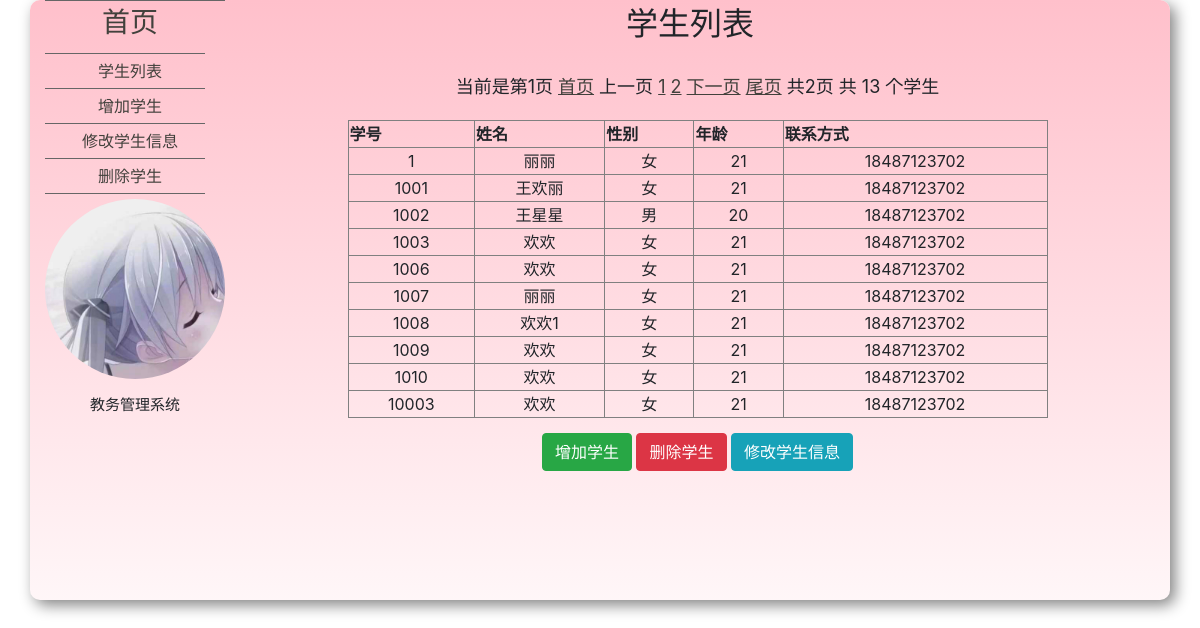
Screenshot of /article/stuindex.php with the database file from the repository.
### tables this page shows
CREATE TABLE IF NOT EXISTS `student` (
  `id` int(15) NOT NULL COMMENT 'id',
  `passwd` varchar(20) NOT NULL COMMENT '密码',
  `sno` int(15) NOT NULL,
  `name` varchar(30) NOT NULL,
  `sex` varchar(2) DEFAULT NULL,
  `age` int(10) DEFAULT NULL,
  `phone` varchar(25) NOT NULL,
  PRIMARY KEY (`sno`)
);

### www/public/pre_page.php (called while the page is built, shortened)
<?php
class pre_page {
	var $npage;
	function pre_page($npagex, $n, $size) {
		if($npagex>ceil($n/$size))
			$this->npage=ceil($n/$size);
		else
			$this->npage=$npagex;
	}
	function npage() {
		return $this->npage;
	}
}
?>

### www/article/stuindex.php (the view, shortened to what this page needs)
<?php
	include_once "../public/conn.php";
	include_once "../public/pre_page.php";
	include_once "../public/navi_page.php";
?>
<!doctype html>
<html>
<head>
<link rel="stylesheet" href="../public/css/index.css">
<link rel="stylesheet" href="../public/css/bootstrap.css">
</head>
<body>
<div class="container">
	<div class="sidebar1">
    	<ul class="nav">
        	<li><a href="./index.php"><h3>首页</h3></a></li>
        	<li><a href="./stuindex.php">学生列表</a></li>
        	<li><a href="../operation/stuadd.php">增加学生</a></li>
	    	<li><a href="../operation/modify.php">修改学生信息</a></li>
        	<li><a href="../operation/studelete.php">删除学生</a></li>
    	</ul>
		<div>
		<div class="mytitle">
			<img src="../public/img/头像.jpg" alt="" style = "width: 180px;height: 180px;">
		</div>
		<div>
			<ul>
			<h2 style="font-size: 15px;text-align: center;padding-top: 17px;">
			教务管理系统
    		</h2>
		</div>
	</div>
</div>
<div class="content1">
		<h2 align="center">学生列表</h2>
<div class="stufanye">
<?php
	$tbsql = "select count(*) from student";
	$result = mysqli_query($conn, $tbsql);
	$row = mysqli_fetch_row($result);
	$num = $row[0];
	$pagesize=10;
	$npage=isset($_GET['page'])?$_GET['page']:1;
	$pagenum=new pre_page($npage,$num,$pagesize);
	$npage=$pagenum->npage();
 	$navi_page=new navigate_page("?",$num,$npage,$pagesize);
	$navi_page->show_page();
	echo "&nbsp;共 $num 个学生<br>";
	$limit=$navi_page->getlimit();
?>
</div>
	<table border=1 align="center" class="stutable">
		<thead>
			<tr>
				<th scope="col" align=center>学号</th>
				<th scope="col" align=center>姓名</th>
				<th scope="col" align=center>性别</th>
				<th scope="col" align=center>年龄</th>
				<th scope="col" align=center>联系方式</th>
			</tr>
		</thead>
		<tbody>
<?php
$tbsql = "select * from student order by sno limit $limit $pagesize";
$query=mysqli_query($conn, $tbsql);
while($row=mysqli_fetch_assoc($query)) {
?>
<tr>
<td align=center><?php echo $row['sno']?></td>
<td align=center><?php echo $row['name']?></td>
<td align=center><?php echo $row['sex']?></td>
<td align=center><?php echo $row['age']?></td>
<td align=center><?php echo $row['phone']?></td>
</tr>
<?php
}
?>
	</tbody>
	</table>
	<div class="stuoper" align=center>
		<a href="../operation/stuadd.php"><button class="btn btn-success">增加学生</button></a>
		<a href="../operation/studelete.php"><button class="btn btn-danger">删除学生</button></a>
		<a href="../operation/modify.php"><button class="btn btn-info">修改学生信息</button></a>
	</div>
</div>
</body>
</html>

### www/public/navi_page.php (shortened to what this page needs)
<?php
class navigate_page{
	var $url;
	var $num;
	var $pageval;
	var $pagesize;
	function navigate_page($url,$num,$npage=1,$size=8) {
		$this->url=$url;
		$this->num=$num;
		$this->pageval=$npage;
		$this->pagesize=$size;
	}
	function getlimit() {
	$page=($this->pageval-1)*$this->pagesize;
	$page.=',';
	return $page;
	}
	function geturl()
	{
	$url=$_SERVER["PHP_SELF"];
	return $url;
	}
	function show_page(){
	if($this->pageval<=1) $this->pageval=1;
	$this->url=$this->geturl().$this->url;
	$this->lastpage = ceil($this->num/$this->pagesize);
	$pre = $this->pageval -1;
	$next = $this->pageval +1;
	$pagenav = "<a>当前是第".$this->pageval."页</a>";
	$pagenav .= "&nbsp<a href=".$this->url."page=1>首页</a> ";
	if ($pre>0)
		$pagenav .= " <a href='".$this->url."page=".$pre."'>上一页</a> ";
	else
		$pagenav .= " 上一页 ";
	if($this->lastpage>7) {
		for($i=0; $i<3; $i++) $pagenav .="<a href=".$this->url."page=".($i+1).">".($i+1)."</a> ";
		$halfpage = ceil($this->lastpage/2);
		if($halfpage>4)  $pagenav .= "..";
		$pagenav .="<a href=".$this->url."page=".$halfpage.">".$halfpage."</a> ";
		$pagenav .= "..";
		for($i=$this->lastpage-2; $i<=$this->lastpage; $i++) $pagenav .="<a href=".$this->url."page=".$i.">".$i."</a> ";
	} else {
		for($i=1; $i<=$this->lastpage; $i++) $pagenav .="<a href=".$this->url."page=".$i.">".$i."</a> ";
	}
	if ($next<=$this->lastpage)
		$pagenav .= " <a href=".$this->url."page=".$next.">下一页</a> ";
	else
		$pagenav .= "下一页";
	$pagenav .= " <a href=".$this->url."page=".$this->lastpage.">尾页</a> ";
	$pagenav .= "<a>共".$this->lastpage."页</a>";
	echo $pagenav;
	}
}
?>

### www/public/css/index.css (style rules this page uses)
body { font: 100%/1.4 Verdana, Arial, Helvetica, sans-serif; background-color: #42413C; margin: 0; padding: 0; color: #000; background-color: rgb(128,128,128,0.1); }
ul, ol, dl { padding: 0; margin: 0; }
h1, h2, h3, h4, h5, h6, p { margin-top: 0; padding-right: 15px; padding-left: 15px; }
a:link { color: #42413C; text-decoration: underline; }
.container { position: relative; width: 1260px; height: 600px; border-radius: 10px; background-image: linear-gradient(pink,rgba(255, 192, 203, 0.136)); margin: 0 auto; box-shadow: 5px 5px 15px rgba(0, 0, 0, 0.496); overflow: hidden; }
.sidebar1 { float: left; width: 180px; height: 600px; background-color: rgba(255, 192, 203, 0); border-radius: 10px; padding-bottom: 5px; margin-right: 20px; }
.content1 { padding: 5px 5px; border-radius: 20px; background-color: rgb(128,128,128,0); }
ul.nav { list-style: none; border-top: 1px solid rgb(102, 102, 102); margin-bottom: 5px; }
ul.nav li { border-bottom: 1px solid #666; }
ul.nav a, ul.nav a:visited { padding: 5px 5px 5px 15px; display: block; width: 160px; text-decoration: none; background-color: rgba(249, 171, 184, 0); }
.mytitle img { border-radius: 50%; }

### www/article/stuindex.php (style rules this page uses)
.sidebar1 ul li { color: black; text-align: center; }
.stufanye { text-align: center; margin-top: 30px; font-size: 18px; top: 30px; }
.stutable { width: 700px; margin-top: 20px; }
.stuoper { margin-top: 15px; }

### rows the page displays
student: sno "1", name "丽丽", sex "女", age "21", phone "18487123702"
student: sno "1001", name "王欢丽", sex "女", age "21", phone "18487123702"
student: sno "1002", name "王星星", sex "男", age "20", phone "18487123702"
student: sno "1003", name "欢欢", sex "女", age "21", phone "18487123702"
student: sno "1006", name "欢欢", sex "女", age "21", phone "18487123702"
student: sno "1007", name "丽丽", sex "女", age "21", phone "18487123702"
student: sno "1008", name "欢欢1", sex "女", age "21", phone "18487123702"
student: sno "1009", name "欢欢", sex "女", age "21", phone "18487123702"
student: sno "1010", name "欢欢", sex "女", age "21", phone "18487123702"
student: sno "10003", name "欢欢", sex "女", age "21", phone "18487123702"

### other values shown
$this->pageval "1"
$this->lastpage "2"
$num "13"
